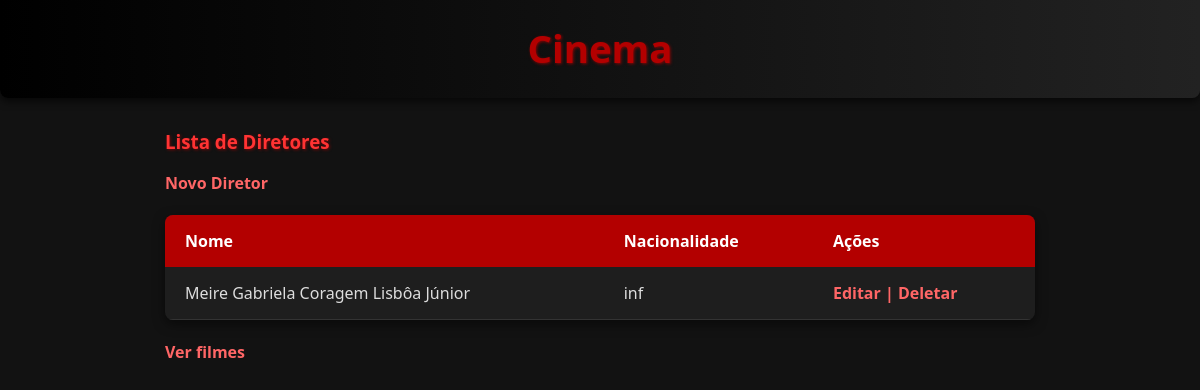
The app's page /diretores, older data.
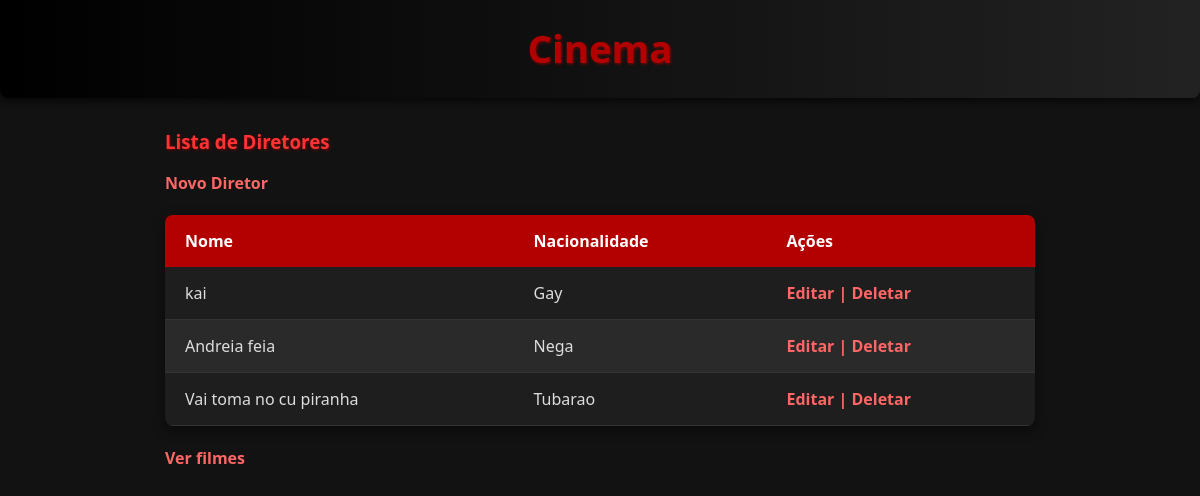
The same page, newer data.
### tables this page shows
CREATE TABLE diretor (
    id INTEGER PRIMARY KEY AUTOINCREMENT,
    nome TEXT NOT NULL,
    nacionalidade TEXT
);

### app/views.py (the view)
@app.route('/diretores')
def index_diretores():
    data = diretor_service.get_all_diretores()
    return render_template('diretor/list.html', diretores=data)

### app/database/connection.py (called while the page is built)
def get_db():
    db = getattr(g, '_database', None)
    if db is None:
        db = g._database = sqlite3.connect(DATABASE)
    return db

@app.teardown_appcontext
def close_connection(exception):
    db = getattr(g, '_database', None)
    if db is not None:
        db.close()

### app/models/diretor_model.py (called while the page is built)
    def get_id(self):
        return self.__id

    def get_nome(self):
        return self.__nome

    def get_nacionalidade(self):
        return self.__nacionalidade

### app/repository/diretor_repository.py (called while the page is built)
    def get_all_diretores(self):
        connection = get_db()
        cursor = connection.cursor()
        cursor.execute("SELECT * FROM diretor")
        rows = cursor.fetchall()
        return [
            DiretorModel(
                id=row[0],
                nome=row[1],
                nacionalidade=row[2],
            )
            for row in rows
        ]

### app/service/diretor_service.py (called while the page is built)
    def get_all_diretores(self):
        return self.diretor_repository.get_all_diretores()

### app/templates/diretor/list.html
{% extends 'base.html' %}
{% block content %}
<h3>Lista de Diretores</h3>
<a href="{{ url_for('create_diretor') }}"> Novo Diretor</a>
<table>
    <thead>
        <tr>
            <th>Nome</th>
            <th>Nacionalidade</th>
            <th>Ações</th>
        </tr>
    </thead>
    <tbody>
        {% for diretor in diretores %}
        <tr>
            <td>{{ diretor.get_nome() }}</td>
            <td>{{ diretor.get_nacionalidade() }}</td>
            <td>
                <a href="{{ url_for('update_diretor', pk=diretor.get_id()) }}">Editar |</a>
                <a href="{{ url_for('delete_diretor', pk=diretor.get_id()) }}">Deletar</a>
            </td>
        </tr>
        {% endfor %}
    </tbody>
</table>
<a href="{{ url_for('index_filmes') }}">Ver filmes</a>
{% endblock %}

Row changes from the older to the newer data that the page shows:
removed diretor: get_nome "Meire Gabriela Coragem Lisbôa Júnior", get_nacionalidade "inf"
added diretor: get_nome "kai", get_nacionalidade "Gay"
added diretor: get_nome "Andreia feia", get_nacionalidade "Nega"
added diretor: get_nome "Vai toma no cu piranha", get_nacionalidade "Tubarao"
